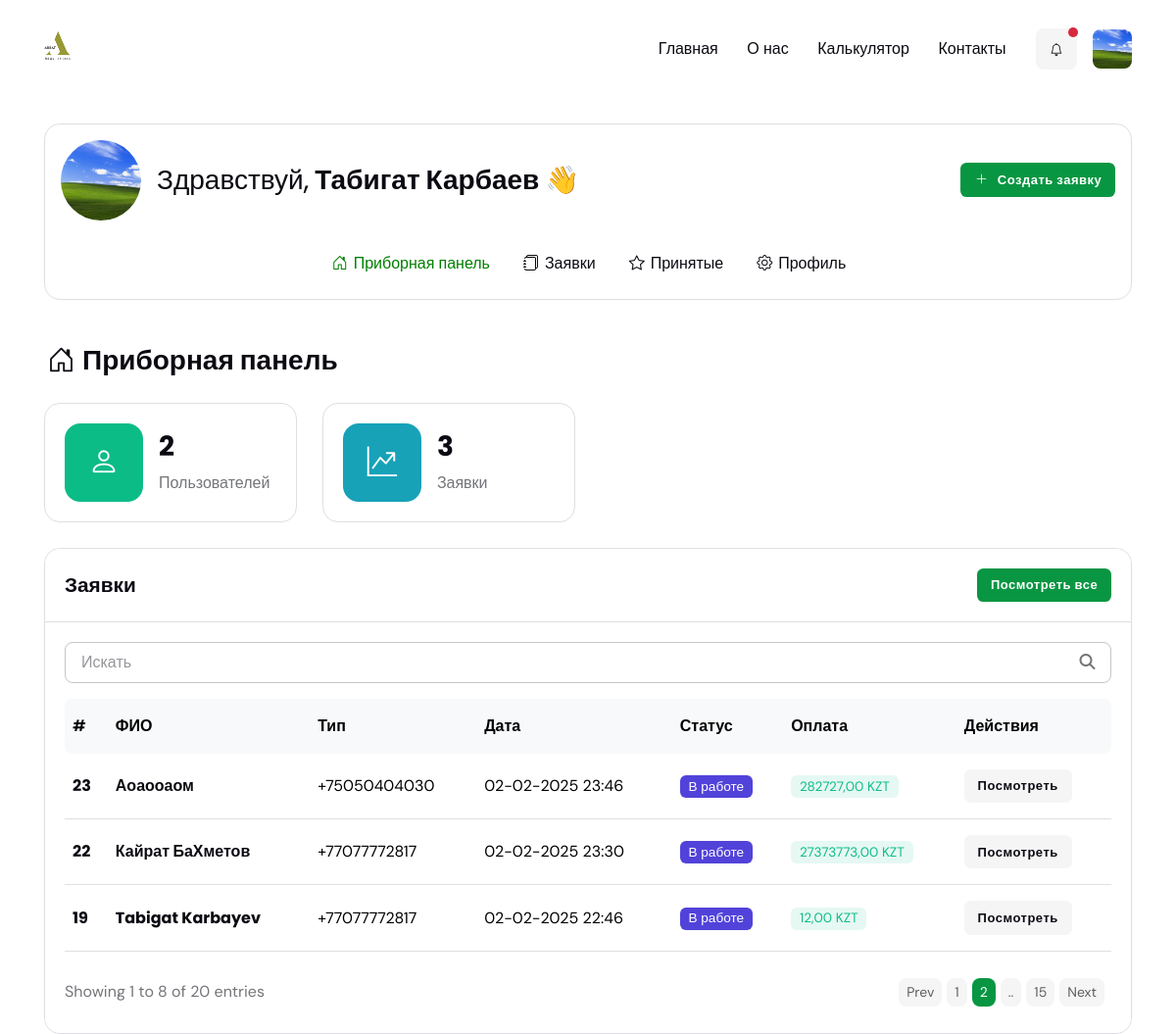
Before: /managers/ (signed in, upper part) with the older database file.
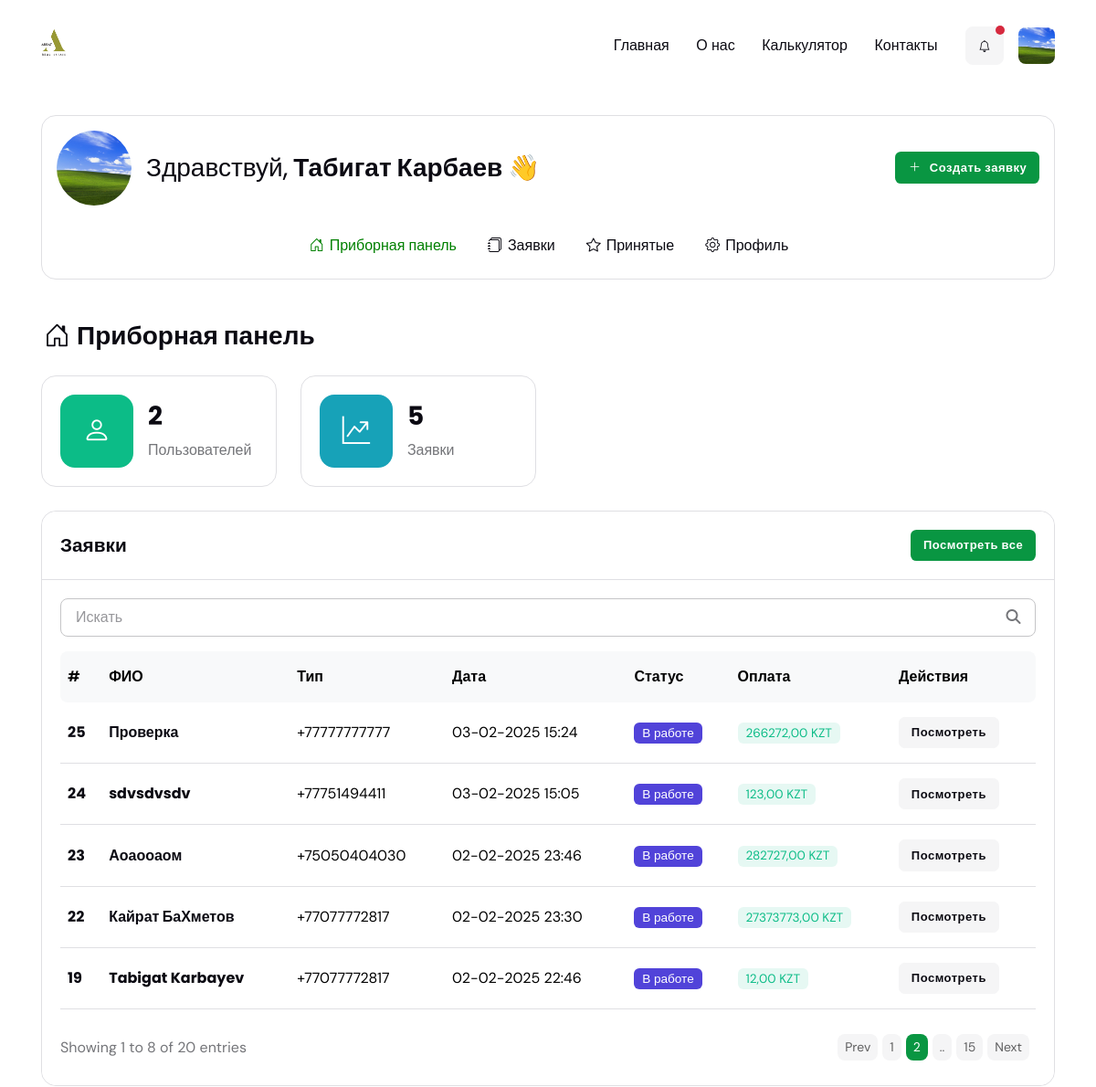
After: the same page with the newer database file.
### applications/models.py (models this page shows, shortened)
class MortgageApplication(models.Model):
    STATUS_CHOICES = (
        ('in_work', 'В работе'),
        ('first_approved', 'Первоначальное одобрение'),
        ('approved', 'Одобрено'),
        ('rejected', 'Не одобрено'),
    )
    realtor = models.ForeignKey(
        CustomUser,
        on_delete=models.CASCADE,
        related_name='applications',
        verbose_name="Риэлтор"
    )
    manager = models.ForeignKey(
        CustomUser,
        on_delete=models.SET_NULL,
        related_name='managed_applications',
        blank=True,
        null=True,
        verbose_name="Менеджер"
    )
    full_name = models.CharField(max_length=255, verbose_name='ФИО')
    iin = models.PositiveBigIntegerField(blank=True, null=True)
    phone_number = models.CharField(max_length=25, verbose_name='Номер телефона')
    amount = models.DecimalField(max_digits=12, decimal_places=2, verbose_name='Сумма ипотеки')
    down_payment = models.DecimalField(max_digits=12, decimal_places=2, verbose_name='Первоначальный взнос')
    mortgage_term = models.IntegerField(verbose_name='Срок ипотеки')
    city = models.CharField(max_length=100, verbose_name='Город')
    status = models.CharField(choices=STATUS_CHOICES, blank=True, max_length=50, default='in_work', verbose_name='Статус')
    code = models.CharField(max_length=10, blank=True, null=True, verbose_name='Код заявки')
    code_requested = models.BooleanField(default=False, verbose_name="Код запрошен")
    created_at = models.DateTimeField(auto_now_add=True, verbose_name='Создано')
    class Meta:
        verbose_name = 'Заявка на ипотеку'
        verbose_name_plural = 'Заявки на ипотеку'

### managers/views.py (the view)
# urls.py: path('', IndexView.as_view(), name='index'),
class IndexView(TemplateView):
    template_name = 'app/managers/index.html'
    def get_context_data(self, **kwargs):
        context = super().get_context_data(**kwargs)
        applications = (
            MortgageApplication.objects.annotate(
                priority=Case(
                    When(status='in_work', then=0),
                    When(status='first_approved', then=1),
                    When(status='approved', then=2),
                    When(status='rejected', then=3),
                    default=4,
                    output_field=IntegerField(),
                )
            )
            .order_by('priority', '-created_at')
        )
        paginator = Paginator(applications, 7)  # 7 заявок на страницу
        page = self.request.GET.get('page', 1)
        try:
            paginated_applications = paginator.page(page)
        except PageNotAnInteger:
            paginated_applications = paginator.page(1)
        except EmptyPage:
            paginated_applications = paginator.page(paginator.num_pages)
        context.update({
            'user_count': CustomUser.objects.count(),
            'applications': paginated_applications,  # Пагинированные заявки
            'applications_count': applications.count(),  # Общее количество заявок
        })
        return context

### templates/app/managers/index.html (shortened to what the changed rows need)
{% extends 'app/base.html' %}
{% load static %}
{% block content %}
<main>
    <section class="pt-0">
        <div class="container vstack gap-4">
            <div class="row">
                <div class="col-12">
                    <h1 class="fs-4 mb-0"><i class="bi bi-house-door fa-fw me-1"></i>Приборная панель</h1>
                </div>
            </div>
            <div class="row g-4">
                <div class="col-sm-6 col-xl-3">
                    <div class="card card-body border">
                        <div class="d-flex align-items-center">
                            <div class="ms-3">
                                <h4>{{ applications_count }}</h4>
                                <span>Заявки</span>
                            </div>
                        </div>
                    </div>
                </div>
            </div>
            <div class="row">
                <div class="col-12">
                    <div class="card border rounded-3">
                        <div class="card-body">
                            <div class="table-responsive border-0">
                                <table class="table align-middle p-4 mb-0 table-hover table-shrink">
                                    <thead class="table-light">
                                    <tr>
                                        <th scope="col" class="border-0 rounded-start">#</th>
                                        <th scope="col" class="border-0">ФИО</th>
                                        <th scope="col" class="border-0">Тип</th>
                                        <th scope="col" class="border-0">Дата</th>
                                        <th scope="col" class="border-0">Статус</th>
                                        <th scope="col" class="border-0">Оплата</th>
                                        <th scope="col" class="border-0 rounded-end">Действия</th>
                                    </tr>
                                    </thead>
                                    <tbody class="border-top-0">
                                    {% for application in applications %}
                                    <tr>
                                        <td><h6 class="mb-0">{{ application.id }}</h6></td>
                                        <td><h6 class="mb-0"><a
                                                href="{% url 'managers:application-detail' application.pk %}">{{ application.full_name }}</a></h6></td>
                                        <td> {{ application.phone_number }}</td>
                                        <td> {{ application.created_at|date:"d-m-Y H:i" }}</td>
                                        <td>
                                            <div class="badge
                                                {% if application.status == 'in_work' %}text-bg-primary
                                                {% elif application.status == 'first_approved' %}text-bg-warning
                                                {% elif application.status == 'approved' %}text-bg-success
                                                {% elif application.status == 'rejected' %}text-bg-danger
                                                {% else %}text-bg-secondary
                                                {% endif %}">
                                                {{ application.get_status_display }}
                                            </div>
                                        </td>
                                        <td>
                                            <div class="badge bg-success bg-opacity-10 text-success">{{ application.amount }} KZT
                                            </div>
                                        </td>
                                        <td><a href="{% url 'managers:application-detail' application.pk %}"
                                               class="btn btn-sm btn-light mb-0">Посмотреть</a></td>
                                    </tr>
                                    {% empty %}
                                    <p>У вас нет заявок.</p>
                                    {% endfor %}
                                    </tbody>
                                </table>
                            </div>
                        </div>
                    </div>
                </div>
            </div>
        </div>
    </section>
</main>
{% endblock %}

Changed rows visible on the page:
added MortgageApplication: id "25", full_name "Проверка", phone_number "+77777777777", created_at "03-02-2025 15:24", status "В работе", amount "266272,00"
added MortgageApplication: id "24", full_name "sdvsdvsdv", phone_number "+77751494411", created_at "03-02-2025 15:05", status "В работе", amount "123,00"
Other visible differences:
{{ applications_count }}: "3" → "5"
